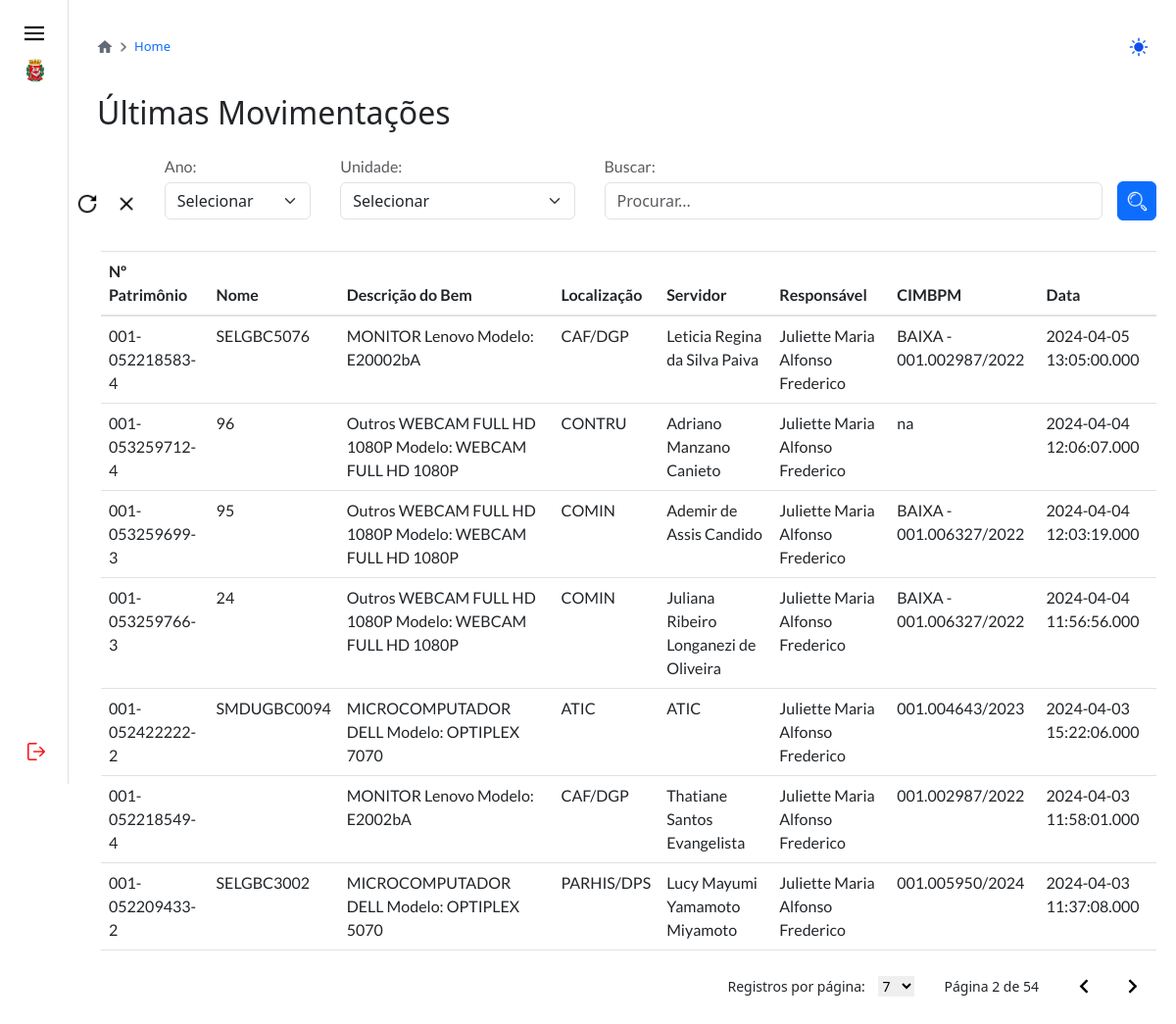
Page /home.php?page=2&limit=7 (signed in) on the committed database.
### tables this page shows
CREATE TABLE IF NOT EXISTS `transferencia` (
  `id` int(11) NOT NULL AUTO_INCREMENT,
  `iditem` varchar(240) DEFAULT NULL,
  `localanterior` varchar(240) DEFAULT NULL,
  `localnovo` varchar(240) DEFAULT NULL,
  `datatransf` datetime(3) DEFAULT current_timestamp(3),
  `idusuario` varchar(240) DEFAULT NULL,
  `usuario` varchar(240) DEFAULT NULL,
  `servidoranterior` varchar(240) DEFAULT NULL,
  `servidoratual` varchar(240) DEFAULT NULL,
  `cimbpm` varchar(240) DEFAULT NULL,
  PRIMARY KEY (`id`)
);

CREATE TABLE IF NOT EXISTS `item` (
  `idbem` int(11) NOT NULL AUTO_INCREMENT,
  `patrimonio` varchar(240) DEFAULT NULL,
  `tipo` varchar(240) DEFAULT NULL,
  `descsbpm` varchar(240) DEFAULT NULL,
  `numserie` varchar(240) DEFAULT NULL,
  `tiposbpm` varchar(240) DEFAULT NULL,
  `marca` varchar(240) DEFAULT NULL,
  `modelo` varchar(240) DEFAULT NULL,
  `localizacao` varchar(240) DEFAULT NULL,
  `servidor` varchar(240) DEFAULT NULL,
  `numprocesso` varchar(240) DEFAULT NULL,
  `cimbpm` varchar(240) DEFAULT NULL,
  `nome` varchar(240) DEFAULT NULL,
  `statusitem` varchar(240) DEFAULT NULL,
  PRIMARY KEY (`idbem`)
);

### home.php (the view, shortened to what this page needs)
<?php
include_once('conexoes/config.php');
include_once('header.php');
$sql_home_count_query = "SELECT COUNT(*) as c FROM item, transferencia WHERE item.idbem = transferencia.iditem;";
$sql_home_count_query_exec = $conexao->query($sql_home_count_query) or die($conexao->error);
$sql_home_count = $sql_home_count_query_exec->fetch_assoc();
$home_count = $sql_home_count['c'];
$page = isset($_GET['page']) ? intval($_GET['page']) : 1;
if (isset($_GET['limit'])) {
    $limit = $_GET['limit'];
} else {
    $limit = 7;
}
$offset = ($page - 1) * $limit;
$page_number = ceil($home_count / $limit);
$busca = "SELECT item.patrimonio, item.tipo, item.marca, item.modelo, item.nome, transferencia.cimbpm, transferencia.localnovo, transferencia.servidoratual, transferencia.usuario, transferencia.datatransf FROM item, transferencia WHERE item.idbem = transferencia.iditem ORDER BY transferencia.datatransf DESC";
$sql_home_query = "$busca LIMIT {$limit} OFFSET {$offset}";
$sql_home_query_exec = $conexao->query($sql_home_query) or die($conexao->error);
?>
<body>
    <?php
    include_once('menu.php');
    ?>
    <div class="p-4 p-md-4 pt-3 conteudo">
        <div class="carrossel-box mb-4">
            <div class="carrossel">
                <a href="./home.php" class="mb-3 me-1"><img src="./images/icon-casa.png" class="icon-carrossel mt-3" alt=""></a>
                <img src="./images/icon-avancar.png" class="icon-carrossel-i" alt="icon-avancar">
                <a href="./home.php" class="text-primary ms-1 carrossel-text">Home</a>
            </div>
            <div class="button-dark">
                <a href="#"><img src="./images/icon-sun.png" class="icon-sun" alt="#"></a>
            </div>
        </div>
        <h2 class="mb-3 mt-4">Últimas Movimentações</h2>
        <div class="conteudo ml-1 mt-4" style="width: 100%;">
            <div class="d-flex justify-content-center flex-column" style="width: 100%;">
                <form class="d-flex justify-content-end align-items-end" action="pesquisar-home.php" method="GET" style="width: 100%;">
                    <a href="#" onclick="recarregar()" class="mb-2 mr-2 usuario-img" id="recarregar" style="cursor: pointer;">
                        <img src="./images/icon-recarregar.png" alt="#" id='img-recarregar'>
                    </a>
                    <a class="mb-2 mr-2 usuario-img" onclick='limparInput()' id="limpar" style="cursor: pointer;">
                        <img src="./images/limpar.png" alt="#" id='img-recarregar'>
                    </a>
                    <div class="col-2 mb-2">
                        <p class="mb-1 text-muted">Ano:</p>
                        <select id="unidadeSelect" class="form-select" name="ano">
                            <option value="" hidden>Selecionar</option>
                        </select>
                    </div>
                    <div class="col-3 mb-2">
                        <p class="mb-1 text-muted">Unidade:</p>
                        <select id="unidadeSelect" class="form-select" name="unidade">
                            <option value="" hidden="hidden">Selecionar</option>
                        </select>
                    </div>
                    <div class="col-6 mb-2">
                        <p class="mb-1 text-muted">Buscar:</p>
                        <input class="form-control buscar" id="myInput" name="pesquisar" type="text" placeholder="Procurar...">
                    </div>
                    <button type="submit" class="btn btn-primary btn-filtrar"><img class="icon" src="./images/icon-filtrar.png" alt="#"></button>
                </form>
                <br>
                <table class="table table-hover">
                    <thead>
                        <tr>
                            <th scope="col">Nº Patrimônio</th>
                            <th scope="col">Nome</th>
                            <th scope="col">Descrição do Bem</th>
                            <th scope="col">Localização</th>
                            <th scope="col">Servidor</th>
                            <th scope="col">Responsável</th>
                            <th scope="col">CIMBPM</th>
                            <th scope="col">Data</th>
                        </tr>
                    </thead>
                    <tbody id='myTable'>
                        <?php
                        while ($user_data = $sql_home_query_exec->fetch_assoc()) {
                            $marca = $user_data['marca'];
                            $modelo = $user_data['modelo'];
                            $tipo = $user_data['tipo'];
                            $desc = "$tipo $marca Modelo: $modelo";
                            echo "<tr>";
                            echo "<td style='cursor: pointer;'>{$user_data['patrimonio']}<span hidden>todos</span></td>";
                            echo "<td style='cursor: pointer;'>{$user_data['nome']}<span hidden>todos</span></td>";
                            echo "<td style='cursor: pointer;'>{$desc}<span hidden>todos</span></td>";
                            echo "<td style='cursor: pointer;'>{$user_data['localnovo']}<span hidden>todos</span></td>";
                            echo "<td style='cursor: pointer;'>{$user_data['servidoratual']}<span hidden>todos</span></td>";
                            echo "<td style='cursor: pointer;'>{$user_data['usuario']}<span hidden>todos</span></td>";
                            echo "<td style='cursor: pointer;'>{$user_data['cimbpm']}<span hidden>todos</span></td>";
                            echo "<td style='cursor: pointer;'>{$user_data['datatransf']}<span hidden>todos</span></td>";
                            echo "</tr>";
                        } ?>
                    </tbody>
                </table>
            </div>
            <div class='pagination-controls'>
                <div class='records-per-page'>
                    <label for='recordsPerPage'>Registros por página:</label>
                    <select id='recordsPerPage' onchange="updateLimit()">
                        <option value='<?php echo $limit ?>' hidden> <?php echo $limit ?></option>
                    </select>
                </div>
                <div class='page-info'>Página <?php echo $page; ?> de <?php echo $page_number; ?></div>
                <?php
                $opacidade_esquerda = ($page == 1) ? '0.5' : '1';
                $opacidade_direita = ($page == $page_number) ? '0.5' : '1';
                $disabled_esquerda = ($opacidade_esquerda == '0.5') ? 'disabled' : '';
                $disabled_direita = ($opacidade_direita == '0.5') ? 'disabled' : '';
                echo "<a href='?page=" . ($page - 1) . '&limit=' . $limit . "' class='arrow-button esquerda" . ($disabled_esquerda ? ' disabled' : '') . "' id='esquerda" . ($disabled_esquerda ? '-disabled' : '') . "' style='opacity: {$opacidade_esquerda}' {$disabled_esquerda} onclick='passarValorBuscar()'><img src='./images/icon-paginacaoE.png' alt='#' class='arrow-icon'></a>";
                echo "<a href='?page=" . ($page + 1) . '&limit=' . $limit . "' class='arrow-button direita" . ($disabled_direita ? ' disabled' : '') . "' id='direita" . ($disabled_direita ? '-disabled' : '') . "' style='opacity: {$opacidade_direita}' {$disabled_direita} onclick='passarValorBuscar()'><img src='./images/icon-paginacaoD.png' alt='#' class='arrow-icon'></a>";
                ?>
            </div>
        </div>
    </div>
</body>
</html>

### css/style.css (style rules this page uses)
* { padding: 0; margin: 0; box-sizing: border-box; }
h1, h2, h3, h4, h5, h6 { font-family: "PT Sans Narrow", sans-serif;; }
p, span, th, td { font-family: 'Lato', sans-serif; }
html { width: 100%; height: 100%; }
body { display: flex; min-height: 100vh; }
.conteudo { margin-left: 340px; flex-wrap: wrap; width: 81%; height: 90%; }
.icon-carrossel { width: 16px; }
.icon-carrossel-i { width: 14px; }
.carrossel-box { display: flex; flex-direction: row; align-items: center; justify-content: space-between; }
.carrossel { display: flex; flex-direction: row; align-items: center; }
.carrossel > a { font-size: 13px; text-decoration: none; }
.icon-sun { width: 20px; margin-bottom: 2px; }
.button-dark { padding: 2px 4px; border-radius: 3px; }
.usuario-img { height: 33px; width: 33px; padding: 5px; display: flex; justify-content: center; align-items: center; border-radius: 5px; margin-top: 10px; }
.arrow-button { border: none; background-color: transparent; padding: 0; margin: 0 5px; width: 40px; height: 40px; cursor: pointer; display: flex; justify-content: center; align-items: center; }
.arrow-icon { width: 15px; height: 15px; opacity: 1; }
.pagination-controls { display: flex; flex-direction: row; justify-content: end; align-items: stretch; font-size: 14px; }
.records-per-page { margin-top: 10px; }
.records-per-page > label { margin-right: 10px; }
#recordsPerPage { border: none; margin-right: 20px; font-size: 14px; }
.page-info { margin-left: 10px; margin-right: 20px; margin-top: 10px; font-size: 14px; }

### css/modal.css (style rules this page uses)
.conteudo { margin-left: 340px; width: 100%; }
@media (max-width: 1300px) { .conteudo { margin-left: 75px; } }

### home.php (style rules this page uses)
@media (max-width: 1600px) { .conteudo { margin-left: 75px; width: 95%; } }
#img-recarregar { width: 22px; height: 22px; }
.btn-filtrar { width: 40px; height: 40px; margin-bottom: 7px; display: flex; justify-content: center; align-items: center; }
.btn-filtrar>img { width: 25px; height: 25px; }

### rows in the picture
transferencia: iditem.patrimonio "001-052218583-4", iditem.nome "SELGBC5076", iditem.modelo "MONITOR Lenovo Modelo: E20002bA", localnovo "CAF/DGP", servidoratual "Leticia Regina da Silva Paiva", usuario "Juliette Maria Alfonso Frederico", cimbpm "BAIXA - 001.002987/2022", datatransf "2024-04-05 13:05:00.000"
transferencia: iditem.patrimonio "001-053259712-4", iditem.nome "96", iditem.modelo "Outros WEBCAM FULL HD 1080P Modelo: WEBCAM FULL HD 1080P", localnovo "CONTRU", servidoratual "Adriano Manzano Canieto", usuario "Juliette Maria Alfonso Frederico", cimbpm "na", datatransf "2024-04-04 12:06:07.000"
transferencia: iditem.patrimonio "001-053259699-3", iditem.nome "95", iditem.modelo "Outros WEBCAM FULL HD 1080P Modelo: WEBCAM FULL HD 1080P", localnovo "COMIN", servidoratual "Ademir de Assis Candido", usuario "Juliette Maria Alfonso Frederico", cimbpm "BAIXA - 001.006327/2022", datatransf "2024-04-04 12:03:19.000"
transferencia: iditem.patrimonio "001-053259766-3", iditem.nome "24", iditem.modelo "Outros WEBCAM FULL HD 1080P Modelo: WEBCAM FULL HD 1080P", localnovo "COMIN", servidoratual "Juliana Ribeiro Longanezi de Oliveira", usuario "Juliette Maria Alfonso Frederico", cimbpm "BAIXA - 001.006327/2022", datatransf "2024-04-04 11:56:56.000"
transferencia: iditem.patrimonio "001-052422222-2", iditem.nome "SMDUGBC0094", iditem.modelo "MICROCOMPUTADOR DELL Modelo: OPTIPLEX 7070", localnovo "ATIC", servidoratual "ATIC", usuario "Juliette Maria Alfonso Frederico", cimbpm "001.004643/2023", datatransf "2024-04-03 15:22:06.000"
transferencia: iditem.patrimonio "001-052218549-4", iditem.modelo "MONITOR Lenovo Modelo: E2002bA", localnovo "CAF/DGP", servidoratual "Thatiane Santos Evangelista", usuario "Juliette Maria Alfonso Frederico", cimbpm "001.002987/2022", datatransf "2024-04-03 11:58:01.000"
transferencia: iditem.patrimonio "001-052209433-2", iditem.nome "SELGBC3002", iditem.modelo "MICROCOMPUTADOR DELL Modelo: OPTIPLEX 5070", localnovo "PARHIS/DPS", servidoratual "Lucy Mayumi Yamamoto Miyamoto", usuario "Juliette Maria Alfonso Frederico", cimbpm "001.005950/2024", datatransf "2024-04-03 11:37:08.000"

### other values in the picture
$page "2"
$page_number "54"
form field value "7"
